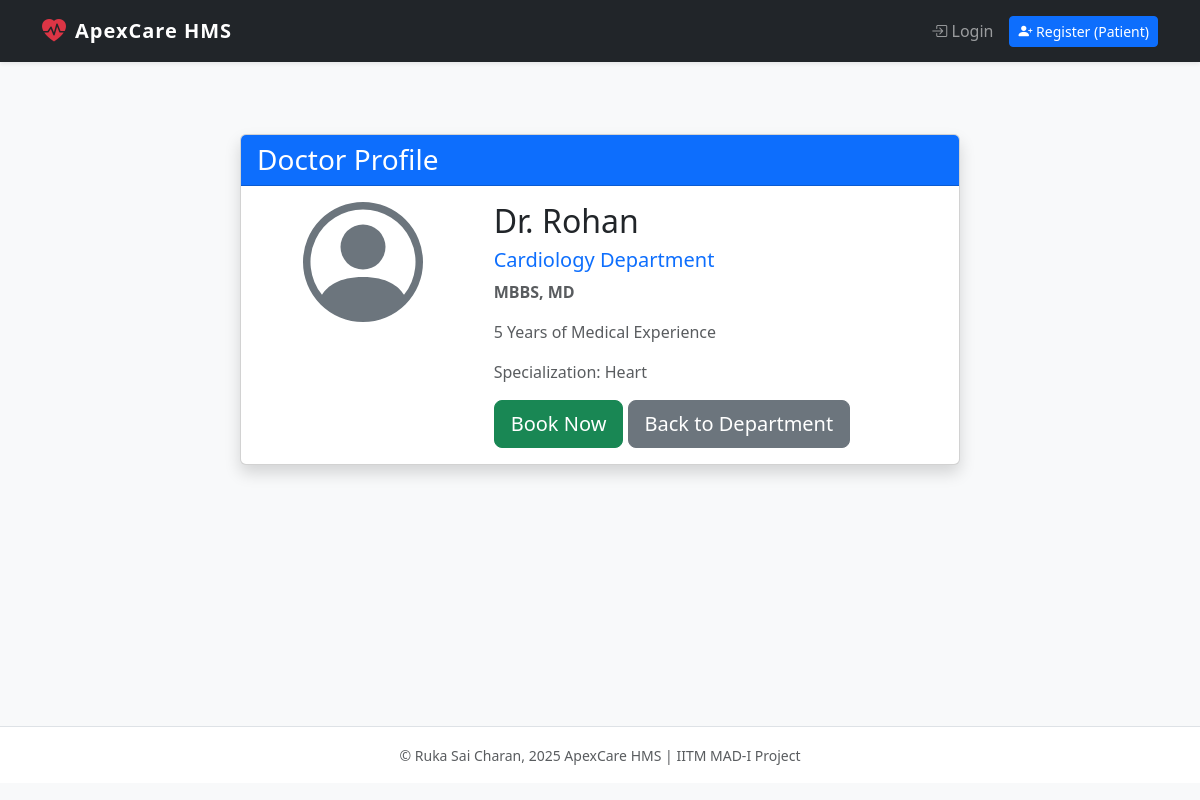
The page /doctor/profile/1 on the database as committed earlier.
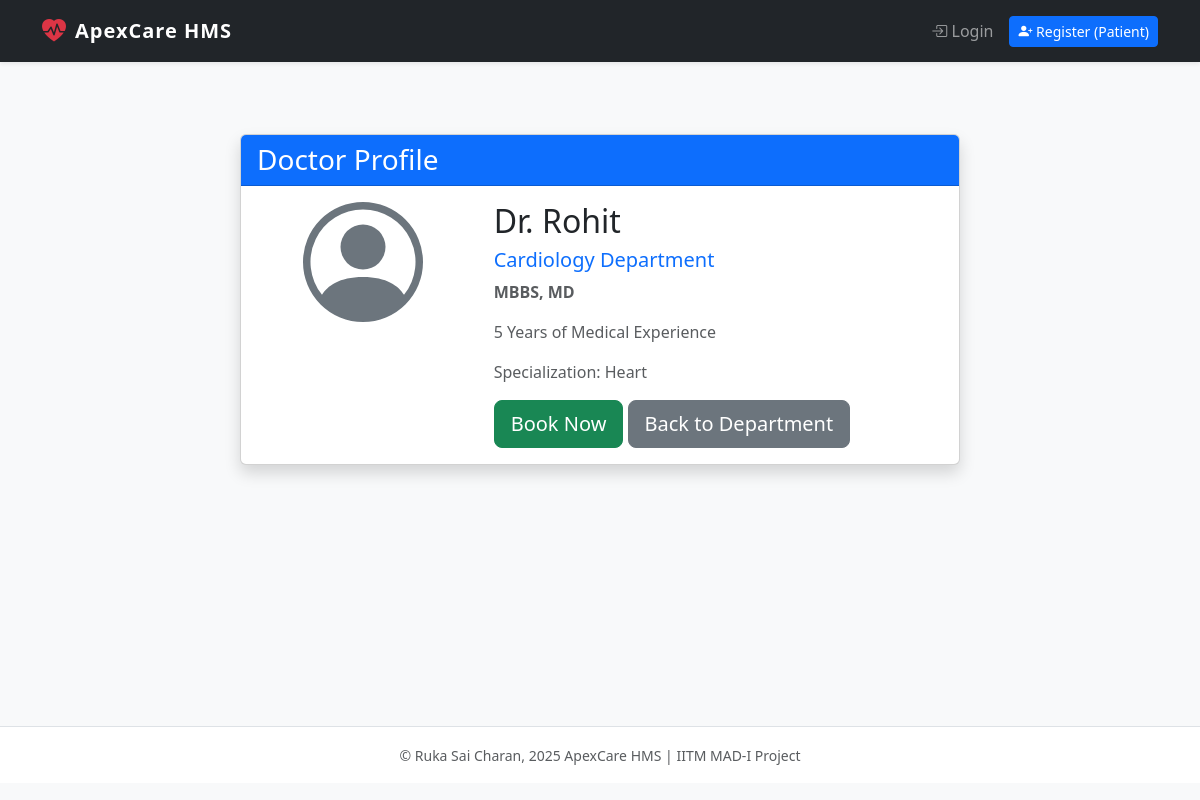
The same page on the database as committed later.
### models.py (models this page shows)
class Doctor(db.Model):
    id = db.Column(db.Integer, primary_key=True)
    user_id = db.Column(db.Integer, db.ForeignKey('user.id'), nullable=False)
    department_id = db.Column(db.Integer, db.ForeignKey('department.id'), nullable=False)
    name = db.Column(db.String(100), nullable=False)
    dob = db.Column(db.DateTime, nullable=False)
    experience = db.Column(db.Integer, nullable=False)
    specialization = db.Column(db.String(100), nullable=False)
    qualifications = db.Column(db.String(100), nullable=True)
    availability = db.Column(db.String(200), default='{}')

### app.py (the view)
@app.route('/doctor/profile/<int:doctor_id>')
def doctor_public_profile(doctor_id):
    doctor = Doctor.query.get_or_404(doctor_id)
    department = Department.query.filter_by(id=doctor.department_id).first()
    return render_template('doctor_details.html', doctor=doctor, department=department)

### templates/doctor_details.html (shortened to what this page needs)
{% extends "base.html" %}
{% block content %}
<div class="container py-5">
    <div class="row justify-content-center">
        <div class="col-md-8">
            <div class="card shadow">
                <div class="card-header bg-primary text-white">
                    <h3 class="mb-0">Doctor Profile</h3>
                </div>
                <div class="card-body">
                    <div class="row">
                        <div class="col-md-4 text-center mb-3">
                        </div>
                        <div class="col-md-8">
                            <h2 class="card-title">Dr. {{ doctor.name }}</h2>
                            <h5 class="text-primary">{{ department.name | capitalize }} Department</h5>
                            <p class="text-muted fw-bold">{{ doctor.qualifications }}
                            <p class="text-muted fw-medium">{{ doctor.experience }} Years of Medical Experience</p>
                            <p class="text-muted fw-medium">Specialization: {{ doctor.specialization }}</p>
                            <div class="d-grid gap-2 d-md-block">
                                <a href="{{ url_for('book_appointment', doctor_id=doctor.id) }}" class="btn btn-success btn-lg">Book Now</a>
                                <a href="{{ url_for('department_details', department_name=department.name) }}" class="btn btn-secondary btn-lg">Back to Department</a>
                            </div>
                        </div>
                    </div>
                </div>
            </div>
        </div>
    </div>
</div>
{% endblock %}

Rows that differ between the two databases and show on the page:
changed Doctor "MBBS, MD": name "Rohan" → "Rohit"
